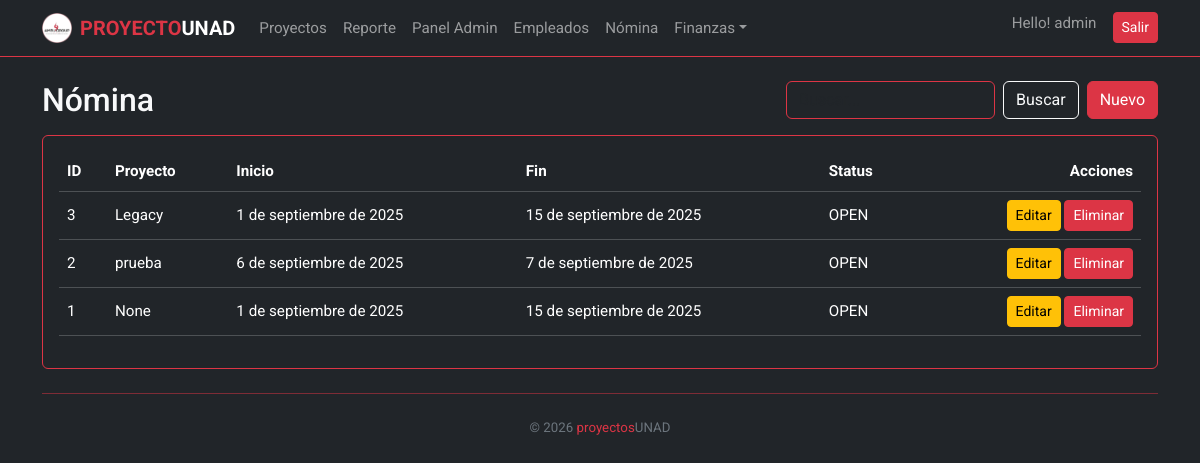
Page /backoffice/payroll/ (signed in) on the committed database.
### attendance/models.py (models this page shows, shortened)
class PayrollPeriod(models.Model):
    PERIOD_STATUS = (
        ("OPEN", "Abierta"),
        ("CLOSED", "Cerrada"),
    )
    start_date = models.DateField("Inicio")
    end_date = models.DateField("Fin")
    project = models.ForeignKey(
        Project, on_delete=models.PROTECT, null=True, blank=True,
        verbose_name="Proyecto (opcional)"
    )
    status = models.CharField(max_length=10, choices=PERIOD_STATUS, default="OPEN")
    created_at = models.DateTimeField(auto_now_add=True)
    created_by = models.ForeignKey(settings.AUTH_USER_MODEL, on_delete=models.PROTECT)
    closed_at = models.DateTimeField(null=True, blank=True)
    closed_by = models.ForeignKey(
        settings.AUTH_USER_MODEL, null=True, blank=True,
        on_delete=models.PROTECT, related_name="closed_payroll_periods"
    )
    class Meta:
        ordering = ["-start_date"]
        unique_together = ("start_date", "end_date", "project")

class Project(models.Model):
    name = models.CharField("Proyecto", max_length=120, unique=True)
    slug = models.SlugField(max_length=140, unique=True, blank=True)
    supervisors = models.ManyToManyField(User, related_name="supervised_projects", blank=True)
    employees = models.ManyToManyField("Employee", related_name="projects", blank=True)
    contract_value = models.DecimalField(
        "Valor del contrato (USD)",
        max_digits=12, decimal_places=2,
        default=Decimal("0.00"),
        validators=[MinValueValidator(Decimal("0.00"))],
    )
    qr_secret = models.CharField(max_length=64, default=secrets.token_urlsafe, editable=False)
    class Meta:
        ordering = ["name"]
    def __str__(self):
        return self.name

### attendance/backoffice_views.py (the view)
# urls.py: path("backoffice/payroll/", bo.bo_payroll_list, name="bo_payroll_list"),
@login_required
@user_passes_test(is_admin_user)
def bo_payroll_list(request):
    return backoffice_list(
        request,
        model=PayrollPeriod,
        template_name="backoffice/payroll_list.html",
        search_fields=["project__name", "status"],
        extra_context={"title": "Nómina"},
    )

### attendance/backoffice_views.py (called while the page is built)
def is_admin_user(user):
    return user.is_authenticated and (user.is_superuser or user.is_staff)

def backoffice_list(
    request,
    model,
    template_name,
    context_name="items",
    search_fields=None,
    extra_context=None,
):
    qs = model.objects.all().order_by("-id")
    q = request.GET.get("q", "").strip()
    if q and search_fields:
        query = Q()
        for field in search_fields:
            query |= Q(**{f"{field}__icontains": q})
        qs = qs.filter(query)
    context = {
        context_name: qs,
        "q": q,
    }
    if extra_context:
        context.update(extra_context)
    return render(request, template_name, context)

### attendance/templates/backoffice/payroll_list.html (shortened to what this page needs)
{% extends "attendance/base.html" %}
{% block content %}
{% include "backoffice/partials/header.html" with title="Nómina" new_url="bo_payroll_create" %}
<div class="card bg-dark border-danger">
  <div class="card-body">
    <div class="table-responsive">
      <table class="table table-dark table-hover align-middle">
        <thead>
          <tr>
            <th>ID</th>
            <th>Proyecto</th>
            <th>Inicio</th>
            <th>Fin</th>
            <th>Status</th>
            <th class="text-end">Acciones</th>
          </tr>
        </thead>
        <tbody>
          {% for item in items %}
          <tr>
            <td>{{ item.id }}</td>
            <td>{{ item.project }}</td>
            <td>{{ item.start_date }}</td>
            <td>{{ item.end_date }}</td>
            <td>{{ item.status }}</td>
            <td class="text-end">
              <a href="{% url 'bo_payroll_edit' item.id %}" class="btn btn-sm btn-warning">Editar</a>
              <a href="{% url 'bo_payroll_delete' item.id %}" class="btn btn-sm btn-danger">Eliminar</a>
            </td>
          </tr>
          {% empty %}
          <tr><td colspan="6" class="text-center">No hay registros.</td></tr>
          {% endfor %}
        </tbody>
      </table>
    </div>
  </div>
</div>
{% endblock %}

### attendance/templates/attendance/base.html (shortened to what this page needs)
<!doctype html>
<html lang="es">
<head>
  {% load static %}
  <link href="https://cdn.jsdelivr.net/npm/bootstrap@5.3.3/dist/css/bootstrap.min.css" rel="stylesheet">
</head>
<body class="bg-dark text-light">
{% if not kiosk %}
<nav class="navbar navbar-expand-lg navbar-dark bg-dark border-bottom border-danger mb-4">
  <div class="container">
    <a class="navbar-brand fw-bold d-flex align-items-center" href="{% url 'dashboard' %}">
      <img src="{% static 'img/LOGO_PERFIL_AMBU_GROUP.png' %}" alt="AmbuGroup" class="logo-rotating">
      <span><span class="text-danger">PROYECTO</span>UNAD</span>
    </a>
    <div class="collapse navbar-collapse" id="mainNav">
      <ul class="navbar-nav me-auto mb-2 mb-lg-0">
        <li class="nav-item"><a class="nav-link" href="{% url 'dashboard' %}">Proyectos</a></li>
        <li class="nav-item"><a class="nav-link" href="{% url 'report' %}">Reporte</a></li>
        {% if request.user.is_authenticated and request.user.is_superuser %}
          <li class="nav-item"><a class="nav-link" href="{% url 'backoffice' %}">Panel Admin</a></li>
          <li class="nav-item"><a class="nav-link" href="{% url 'employee_list' %}">Empleados</a></li>
          <li class="nav-item"><a class="nav-link" href="{% url 'payroll_list' %}">Nómina</a></li>
          <li class="nav-item dropdown">
            <a class="nav-link dropdown-toggle" href="#" data-bs-toggle="dropdown" role="button">Finanzas</a>
          </li>
        {% endif %}
      </ul>
      <ul class="navbar-nav ms-auto">
        {% if request.user.is_authenticated %}
          <li class="nav-item">
            <span class="navbar-text me-3">Hello! {{ request.user.get_username }}</span>
          </li>
          <li class="nav-item">
            <form method="post" action="{% url 'logout' %}" class="d-inline">
              <button type="submit" class="btn btn-sm btn-danger">Salir</button>
            </form>
          </li>
        {% else %}
          <li class="nav-item">
            <a class="btn btn-sm btn-danger" href="{% url 'login' %}">Ingresar</a>
          </li>
        {% endif %}
      </ul>
    </div>
  </div>
</nav>
{% endif %}
<div class="container">
  {% block content %}{% endblock %}
  {% if not kiosk %}
    <hr class="border-danger opacity-50 my-4">
    <footer class="pb-3 text-center text-secondary small">
      © {{ now|default:2026}} <span class="text-danger">proyectos</span>UNAD
    </footer>
  {% endif %}
</div>
</body>
</html>

### attendance/templates/attendance/base.html (style rules this page uses)
:root { --bs-body-font-family: 'Roboto', sans-serif; --bs-body-font-size: 0.95rem; --bs-body-font-weight: 400; --bs-body-line-height: 1.5; }
body { font-family: var(--bs-body-font-family) !important; font-size: var(--bs-body-font-size) !important; font-weight: var(--bs-body-font-weight) !important; line-height: var(--bs-body-line-height) !important; }
.logo-rotating { width: 30px; height: 30px; margin-right: 8px; animation: spin 5s linear infinite; transform-style: preserve-3d; }

### rows in the picture
PayrollPeriod: id "3", project "Legacy", start_date "1 de septiembre de 2025", end_date "15 de septiembre de 2025", status "OPEN"
PayrollPeriod: id "2", project "prueba", start_date "6 de septiembre de 2025", end_date "7 de septiembre de 2025", status "OPEN"
PayrollPeriod: id "1", project "None", start_date "1 de septiembre de 2025", end_date "15 de septiembre de 2025", status "OPEN"

### other values in the picture
{{ request.user.get_username }} "admin"
{{ title }} "Nómina"
{{ now|default:2026 }} "2026"
